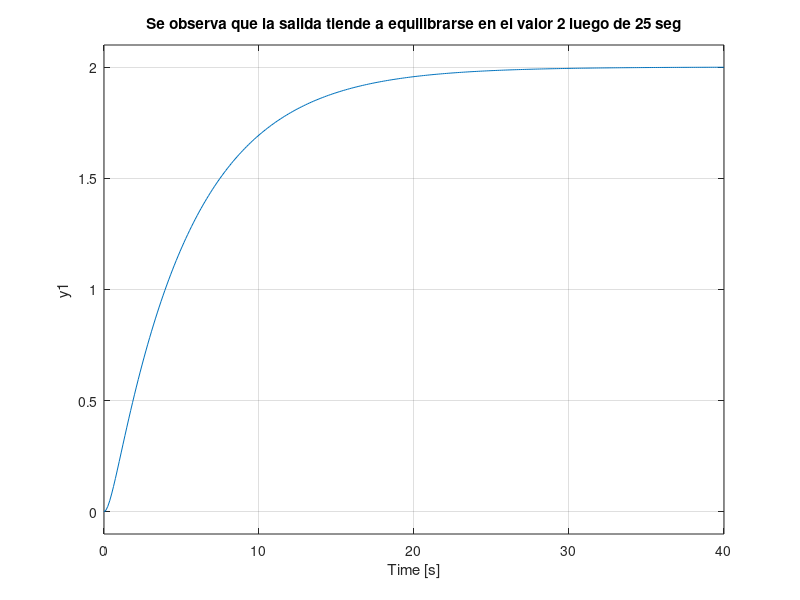

This figure's MATLAB source:
disp("Ejercicio 2")
clc; clear all

A = [-2 2; 0.5 -0.75];
B = [0; 0.5];
C = [1 0];
D = 0; % no existe transmision directa entre la entrada y la salida

HC = ss(A, B, C, D) % crea el objeto sistema continuo
disp("La siguiente figura representa la respuesta del sistema evaluando solo a X1) frente a un paso unitario0") % para impulso la funcion es impulse
figure

x0 = [20; 100] % suponiendo temperaturas iniciales de 20 y 100 grados en cada 
initial(HC, x0) % graficar la respuesta del sistema con la condición inicial, es
pause % mostrar primer gráfico
title("Se observa como el reciento X1 es afectado por la temperatura mayor del otro recinto, pero éste pierde temperatura gradualmente")
disp("En la sgte figura aplicamos a la entrada valores de magnitud constantes igual a la unidad (escalón unitario)")
step(HC) % comando para graficar la respuesta del sistema ante una entrada escalón
title("Se observa que la salida tiende a equilibrarse en el valor 2 luego de 25 seg")